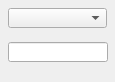
<?xml version="1.0" encoding="UTF-8"?>
<ui version="4.0">
 <class>MainWindow</class>
 <widget class="QMainWindow" name="MainWindow">
  <property name="geometry">
   <rect>
    <x>0</x>
    <y>0</y>
    <width>115</width>
    <height>82</height>
   </rect>
  </property>
  <property name="windowTitle">
   <string>MainWindow</string>
  </property>
  <widget class="QWidget" name="centralwidget">
   <widget class="caMenu" name="camenu">
    <property name="geometry">
     <rect>
      <x>8</x>
      <y>8</y>
      <width>99</width>
      <height>20</height>
     </rect>
    </property>
    <property name="font">
     <font>
      <pointsize>9</pointsize>
     </font>
    </property>
    <property name="channel" stdset="0">
     <string notr="true">ACM:TEST:AO.LLSV</string>
    </property>
    <property name="colorMode">
     <enum>caMenu::Alarm</enum>
    </property>
    <property name="background">
     <color>
      <red>164</red>
      <green>164</green>
      <blue>164</blue>
     </color>
    </property>
   </widget>
   <widget class="caLineEdit" name="calineedit">
    <property name="geometry">
     <rect>
      <x>8</x>
      <y>42</y>
      <width>100</width>
      <height>20</height>
     </rect>
    </property>
    <property name="channel" stdset="0">
     <string notr="true">ACM:TEST:AO.LLSV</string>
    </property>
    <property name="colorMode">
     <enum>caLineEdit::Alarm_Static</enum>
    </property>
    <property name="alarmHandling">
     <enum>caLineEdit::onBackground</enum>
    </property>
   </widget>
  </widget>
 </widget>
 <customwidgets>
  <customwidget>
   <class>caMenu</class>
   <extends>QComboBox</extends>
   <header>caMenu</header>
  </customwidget>
  <customwidget>
   <class>caLineEdit</class>
   <extends>QLineEdit</extends>
   <header>caLineEdit</header>
  </customwidget>
 </customwidgets>
 <resources/>
 <connections/>
</ui>
